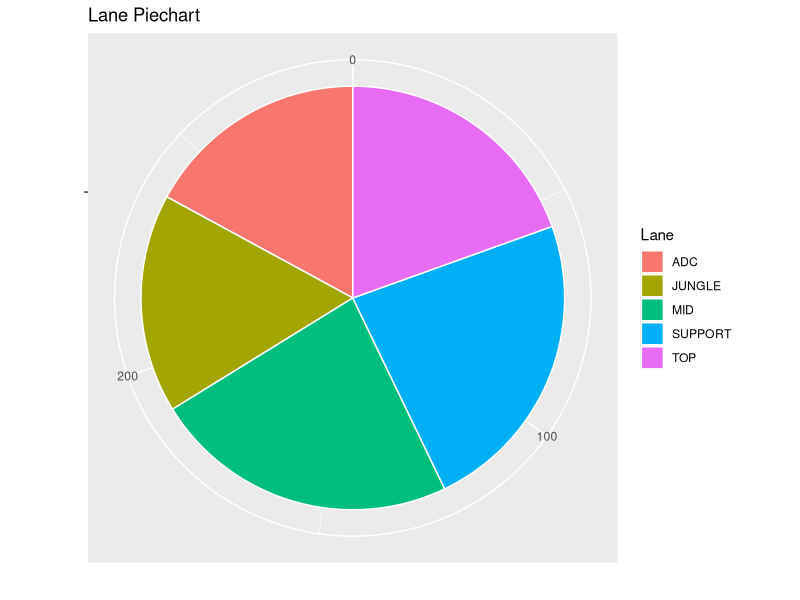
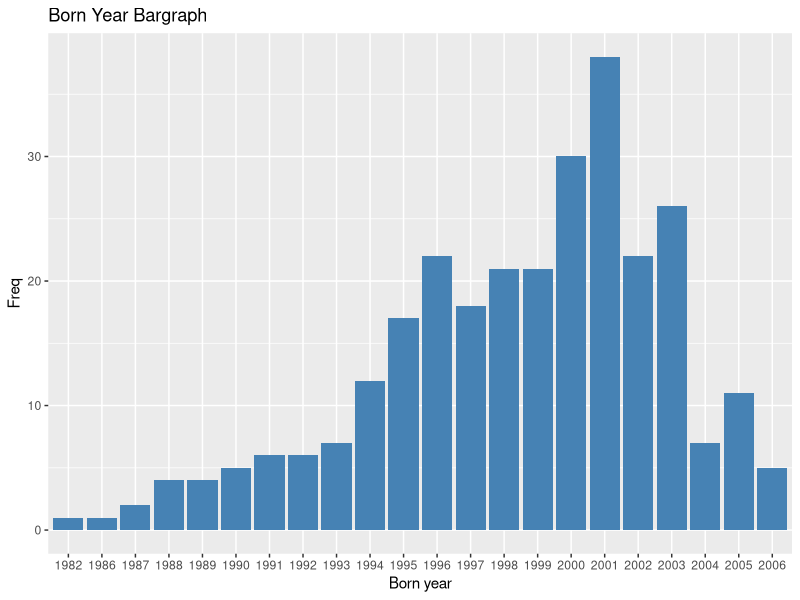
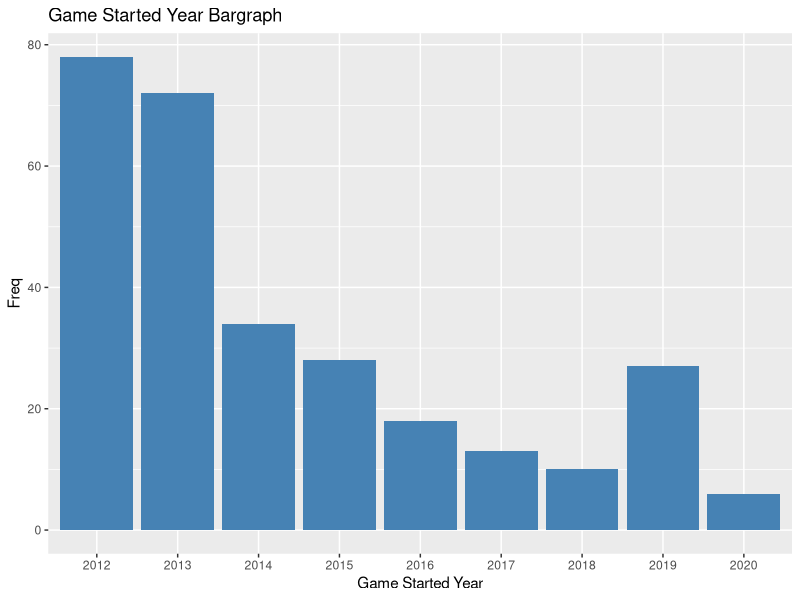
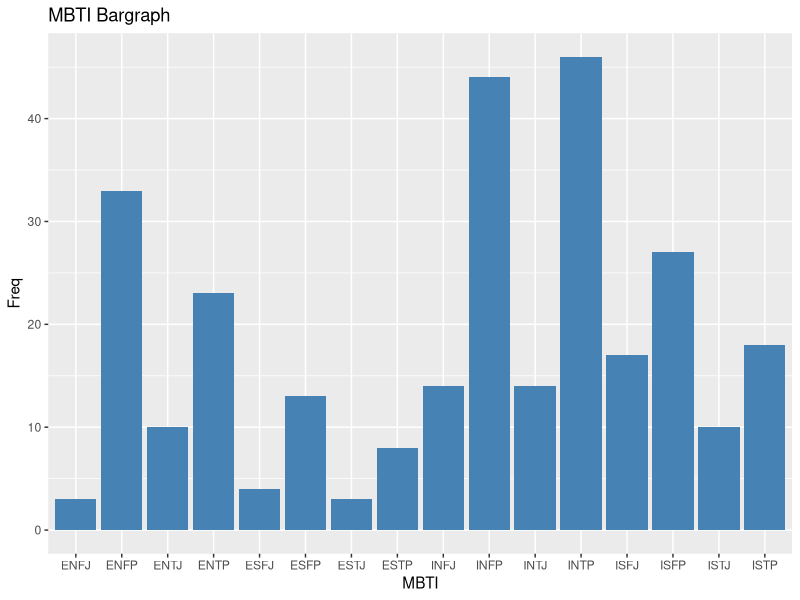

Recreate these plots in R, in order. (Note: this script raises an error after producing the figures.)
library(ggplot2);library(dplyr);
df <- read.csv(file = 'Roll_Data.csv')
names(df) <- c("champ1", "champ2", "champ3", "lane", "gender", "born_year", "game_started_year", "MBTI")
#######################SURVEY STATISTICS#######################
#lane, piegraph
dflane <- as.data.frame(table(df$lane))

ggplot(dflane, aes(x="", y=dflane$Freq, fill=dflane$Var1)) +
         geom_bar(stat="identity", width=1, color="white") +
         coord_polar("y", start=0)+
  labs(title = "Lane Piechart")+
  labs(fill = "Lane")+
  xlab("") +
  ylab("")
#gender
table(df$gender)
#born_year, bargraph
dfborn <- as.data.frame(table(df$born_year))
ggplot(dfborn, aes(x=dfborn$Var1, y=dfborn$Freq))+
  geom_bar(stat = "identity", fill="steelblue")+
  labs(title = "Born Year Bargraph")+
  xlab("Born year") +
  ylab("Freq")
#game_started_year, bargraph
dfgamestart <- as.data.frame(table(df$game_started_year))
ggplot(dfgamestart, aes(x=dfgamestart$Var1, y=dfgamestart$Freq))+
  geom_bar(stat = "identity", fill="steelblue")+
  labs(title = "Game Started Year Bargraph")+
  xlab("Game Started Year") +
  ylab("Freq")
#MBTI, bargraph
dfMBTI <- as.data.frame(table(df$MBTI))
ggplot(dfMBTI, aes(x=dfMBTI$Var1, y=dfMBTI$Freq))+
  geom_bar(stat = "identity", fill="steelblue")+
  labs(title = "MBTI Bargraph")+
  xlab("MBTI") +
  ylab("Freq")
#MBTI, bargraph by 4
LaneMBTI_df<-df[,c(11,15)]
LaneMBTI <- data.frame()
df_m <- as.data.frame(table(LaneMBTI$M))
df_b <- as.data.frame(table(LaneMBTI$B))
df_t <- as.data.frame(table(LaneMBTI$T))
df_i <- as.data.frame(table(LaneMBTI$I))
df_mbti <- rbind(df_m, df_b, df_t, df_i)
mycolor <- c("#00798c","#00798c","#d1495b","#d1495b","#edae49","#edae49","#66a182","#66a182")
ggplot(df_mbti, aes(x=df_mbti$Var1, y=df_mbti$Freq))+
  geom_bar(stat = "identity", fill = mycolor)+
  labs(title = "MBTI Bargraph")+
  xlab("MBTI") +
  ylab("Freq")

#######################preprocess data frame#######################
ChampLaneMBTI_df <- df[,c(1, 2, 3, 4, 8)]
ChampLaneMBTI <- data.frame()
for (row in 1:nrow(ChampLaneMBTI_df)){
  lane <- ChampLaneMBTI_df[row, "lane"]
  mbti <- ChampLaneMBTI_df[row, "MBTI"]
  M1 <- ChampLaneMBTI_df[row, "champ1"]
  M2 <- ChampLaneMBTI_df[row, "champ2"]
  M3 <- ChampLaneMBTI_df[row, "champ3"]
  mbti1 <- substring(ChampLaneMBTI_df[row, "MBTI"],1,1)
  mbti2 <- substring(ChampLaneMBTI_df[row, "MBTI"],2,2)
  mbti3 <- substring(ChampLaneMBTI_df[row, "MBTI"],3,3)
  mbti4 <- substring(ChampLaneMBTI_df[row, "MBTI"],4,4)
  if (lane != "None") {
    ChampLaneMBTI <- rbind(ChampLaneMBTI, c(lane, M1, M2, M3, mbti1, mbti2, mbti3, mbti4))
  }
}
names(ChampLaneMBTI) <- c("lane", "champ1","champ2","champ3", "M", "B", "T", "I")
#######################LANE & MBTI#######################
LaneMBTI <- ChampLaneMBTI[,c(1,5,6,7,8)]
#table lane, M, B, T, I
tb_lm <- table(LaneMBTI$lane, LaneMBTI$M);tb_lb <- table(LaneMBTI$lane, LaneMBTI$B);tb_lt <- table(LaneMBTI$lane, LaneMBTI$T);tb_li <- table(LaneMBTI$lane, LaneMBTI$I);
#chi-square test
chisq.test(tb_lm)
chisq.test(tb_lb)
chisq.test(tb_lt)
chisq.test(tb_li)


#######################MOST CHAMPION & MBTI#######################
ChampMBTI <- data.frame()

for (row in 1:nrow(ChampLaneMBTI[,c(1,2,5,6,7,8)])){
  champ1 <- ChampLaneMBTI[,c(1,2,5,6,7,8)][row, "champ1"]
  keyChamp1 <- as.integer(champ1)
  lane <- ChampLaneMBTI[,c(1,2,5,6,7,8)][row, "lane"]
  mbti1 <- ChampLaneMBTI[,c(1,2,5,6,7,8)][row, "M"]
  mbti2 <- ChampLaneMBTI[,c(1,2,5,6,7,8)][row, "B"]
  mbti3 <- ChampLaneMBTI[,c(1,2,5,6,7,8)][row, "T"]
  mbti4 <- ChampLaneMBTI[,c(1,2,5,6,7,8)][row, "I"]
  if (mbti != "" & lane != "None"){
    ChampMBTI <- rbind(ChampMBTI, c(champ1, mbti1, mbti2, mbti3, mbti4, kv_df_All[keyChamp1], lane))
  }
}
names(ChampMBTI) <- c("champ1", "M", "B", "T", "I", "cluster", "lane")
#table cluster, MBTI
tb_cm <- table(ChampMBTI$cluster, ChampMBTI$M);tb_cb <- table(ChampMBTI$cluster, ChampMBTI$B);tb_ct <- table(ChampMBTI$cluster, ChampMBTI$T);tb_ci <- table(ChampMBTI$cluster, ChampMBTI$I);
#chi-square test
chisq.test(tb_cm)
chisq.test(tb_cb)
chisq.test(tb_ct)
chisq.test(tb_ci)

#######################Champ&line&MBTI by hclustering#######################
ChampMBTI_TopH<-data.frame();ChampMBTI_JgH<-data.frame();ChampMBTI_MidH<-data.frame();ChampMBTI_BotH<-data.frame();ChampMBTI_SupH<-data.frame();


for (row in 1:nrow(ChampMBTI)){
  champ1 <- ChampMBTI[row, "champ1"]
  keyChamp1 <- as.integer(champ1)
  lane <- ChampMBTI[row, "lane"]
  M <- ChampMBTI[row, "M"]
  B <- ChampMBTI[row, "B"]
  T <- ChampMBTI[row, "T"]
  I <- ChampMBTI[row, "I"]

  if (lane == "TOP"){
    ChampMBTI_TopH <- rbind(ChampMBTI_TopH, c(champ1, M, B, T, I, kv_df_TopH[keyChamp1], lane))
  }
  if (lane == "JUNGLE"){
    ChampMBTI_JgH <- rbind(ChampMBTI_JgH, c(champ1, M, B, T, I, kv_df_JgH[keyChamp1], lane))
  }
  if (lane == "MID"){
    ChampMBTI_MidH <- rbind(ChampMBTI_MidH, c(champ1, M, B, T, I, kv_df_MidH[keyChamp1], lane))
  }
  if (lane == "ADC"){
    ChampMBTI_BotH <- rbind(ChampMBTI_BotH, c(champ1, M, B, T, I, kv_df_BotH[keyChamp1], lane))
  }
  if (lane == "SUPPORT"){
    ChampMBTI_SupH <- rbind(ChampMBTI_SupH, c(champ1, M, B, T, I, kv_df_SupH[keyChamp1], lane))
  }
}
names(ChampMBTI_TopH) <- c("champ1", "M", "B", "T", "I", "cluster", "lane");names(ChampMBTI_JgH) <- c("champ1", "M", "B", "T", "I", "cluster", "lane");names(ChampMBTI_MidH) <- c("champ1", "M", "B", "T", "I", "cluster", "lane");names(ChampMBTI_BotH) <- c("champ1", "M", "B", "T", "I", "cluster", "lane");names(ChampMBTI_SupH) <- c("champ1", "M", "B", "T", "I", "cluster", "lane");
#table cluster, M,B,T,I
tb_cTm <- table(ChampMBTI_TopH$cluster, ChampMBTI_TopH$M);tb_cTb <- table(ChampMBTI_TopH$cluster, ChampMBTI_TopH$B);tb_cTt <- table(ChampMBTI_TopH$cluster, ChampMBTI_TopH$T);tb_cTi <- table(ChampMBTI_TopH$cluster, ChampMBTI_TopH$I);
tb_cJm <- table(ChampMBTI_JgH$cluster, ChampMBTI_JgH$M);tb_cJb <- table(ChampMBTI_JgH$cluster, ChampMBTI_JgH$B);tb_cJt <- table(ChampMBTI_JgH$cluster, ChampMBTI_JgH$T);tb_cJi <- table(ChampMBTI_JgH$cluster, ChampMBTI_JgH$I);
tb_cMm <- table(ChampMBTI_MidH$cluster, ChampMBTI_MidH$M);tb_cMb <- table(ChampMBTI_MidH$cluster, ChampMBTI_MidH$B);tb_cMt <- table(ChampMBTI_MidH$cluster, ChampMBTI_MidH$T);tb_cMi <- table(ChampMBTI_MidH$cluster, ChampMBTI_MidH$I);
tb_cBm <- table(ChampMBTI_BotH$cluster, ChampMBTI_BotH$M);tb_cBb <- table(ChampMBTI_BotH$cluster, ChampMBTI_BotH$B);tb_cBt <- table(ChampMBTI_BotH$cluster, ChampMBTI_BotH$T);tb_cBi <- table(ChampMBTI_BotH$cluster, ChampMBTI_BotH$I);
tb_cSm <- table(ChampMBTI_SupH$cluster, ChampMBTI_SupH$M);tb_cSb <- table(ChampMBTI_SupH$cluster, ChampMBTI_SupH$B);tb_cSt <- table(ChampMBTI_SupH$cluster, ChampMBTI_SupH$T);tb_cSi <- table(ChampMBTI_SupH$cluster, ChampMBTI_SupH$I);

#chi-square test
chisq.test(tb_cTm)
chisq.test(tb_cTb)
chisq.test(tb_cTt)
chisq.test(tb_cTi)

chisq.test(tb_cJm)
chisq.test(tb_cJb)
chisq.test(tb_cJt)
chisq.test(tb_cJi)

chisq.test(tb_cMm)
chisq.test(tb_cMb)
chisq.test(tb_cMt)
chisq.test(tb_cMi)

chisq.test(tb_cBm)
chisq.test(tb_cBb)
chisq.test(tb_cBt)
chisq.test(tb_cBi)

chisq.test(tb_cSm)
chisq.test(tb_cSb)
chisq.test(tb_cSt)
chisq.test(tb_cSi)
